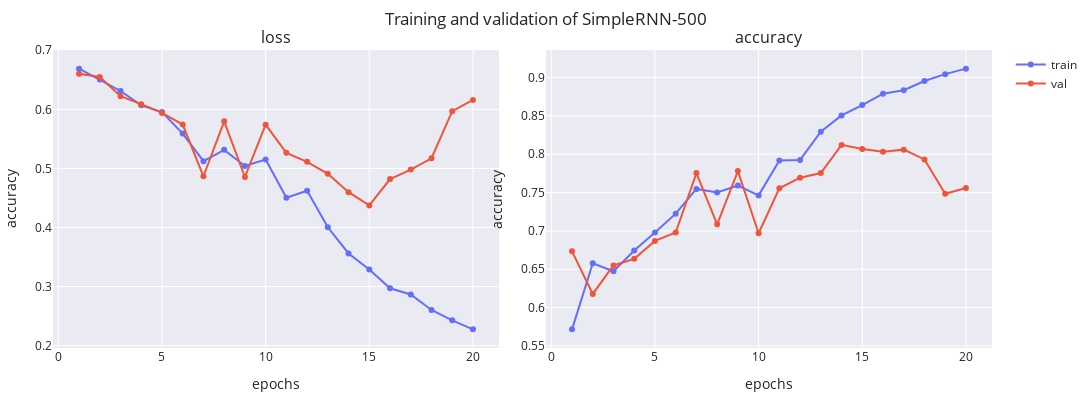

This figure's notebook cell:
### Code cell
dataset = AmazonDataset.load(train_path=path_dir + "train_small.txt", test_path=path_dir + "test_small.txt", max_features=500)
rnn_model_500 = AmazonReviewsModel(500, 64, SimpleRNN, name='SimpleRNN-500')
_, fig = rnn_model_500.train(dataset, f'{MODEL_PATH}/{rnn_model_500.name}.weights.h5', **train_default)
print(rnn_model_500.evaluate(dataset.X_test, dataset.y_test))
fig

### Figure 1 — Plotly figure (JSON) as saved in the notebook; plotly's stock layout.template omitted (floating-point values rounded to 4 significant figures)
{"data": [{"line": {"color": "#636EFA"}, "marker": {"color": "#636EFA"}, "mode": "lines+markers", "name": "train", "showlegend": true, "type": "scatter", "x": [1, 2, 3, 4, 5, 6, 7, 8, 9, 10, 11, 12, 13, 14, 15, 16, 17, 18, 19, 20], "xaxis": "x", "y": [0.6689, 0.6506, 0.6311, 0.6069, 0.5954, 0.5589, 0.5122, 0.5314, 0.5042, 0.5151, 0.4502, 0.4622, 0.4003, 0.356, 0.3288, 0.2969, 0.2865, 0.2603, 0.2427, 0.2275], "yaxis": "y"}, {"line": {"color": "#EF553B"}, "marker": {"color": "#EF553B"}, "mode": "lines+markers", "name": "val", "showlegend": true, "type": "scatter", "x": [1, 2, 3, 4, 5, 6, 7, 8, 9, 10, 11, 12, 13, 14, 15, 16, 17, 18, 19, 20], "xaxis": "x", "y": [0.6603, 0.6548, 0.6222, 0.6088, 0.5939, 0.5742, 0.4867, 0.5797, 0.4855, 0.5741, 0.5263, 0.5112, 0.4909, 0.4598, 0.4374, 0.482, 0.4981, 0.5172, 0.5969, 0.616], "yaxis": "y"}, {"line": {"color": "#636EFA"}, "marker": {"color": "#636EFA"}, "mode": "lines+markers", "name": "train", "showlegend": false, "type": "scatter", "x": [1, 2, 3, 4, 5, 6, 7, 8, 9, 10, 11, 12, 13, 14, 15, 16, 17, 18, 19, 20], "xaxis": "x2", "y": [0.5717, 0.6578, 0.6474, 0.6744, 0.6978, 0.7225, 0.7548, 0.7502, 0.7591, 0.7463, 0.7919, 0.7926, 0.8293, 0.8507, 0.8641, 0.879, 0.8835, 0.8954, 0.9044, 0.9116], "yaxis": "y2"}, {"line": {"color": "#EF553B"}, "marker": {"color": "#EF553B"}, "mode": "lines+markers", "name": "val", "showlegend": false, "type": "scatter", "x": [1, 2, 3, 4, 5, 6, 7, 8, 9, 10, 11, 12, 13, 14, 15, 16, 17, 18, 19, 20], "xaxis": "x2", "y": [0.6734, 0.6178, 0.655, 0.6636, 0.687, 0.698, 0.7754, 0.7086, 0.778, 0.697, 0.7556, 0.7694, 0.7754, 0.8122, 0.8068, 0.8034, 0.806, 0.7932, 0.7484, 0.756], "yaxis": "y2"}], "layout": {"annotations": [{"font": {"size": 16}, "showarrow": false, "text": "loss", "x": 0.2375, "xanchor": "center", "xref": "paper", "y": 1, "yanchor": "bottom", "yref": "paper"}, {"font": {"size": 16}, "showarrow": false, "text": "accuracy", "x": 0.7625, "xanchor": "center", "xref": "paper", "y": 1, "yanchor": "bottom", "yref": "paper"}], "height": 400, "margin": {"b": 10, "l": 10, "r": 10, "t": 50}, "title": {"text": "Training and validation of SimpleRNN-500"}, "width": 1200, "xaxis": {"anchor": "y", "domain": [0, 0.475], "title": {"text": "epochs"}}, "xaxis2": {"anchor": "y2", "domain": [0.525, 1], "title": {"text": "epochs"}}, "yaxis": {"anchor": "x", "domain": [0, 1], "title": {"text": "accuracy"}}, "yaxis2": {"anchor": "x2", "domain": [0, 1], "title": {"text": "accuracy"}}}}
